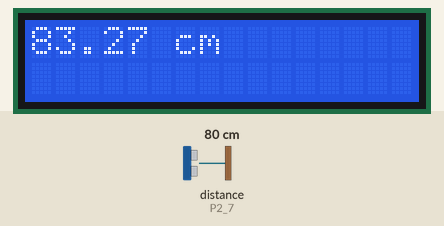
A sketch run on a simulated TI MSP430 LaunchPad. Parts: 16×2 character LCD. Wiring (inferred from the names in the program): ultrasonic range finder: trigger P1_6; echo P2_7. The test bench sets the inputs (shaded band); at power-on: distance to the obstacle (sensor on P2_7) 80 cm. The echo pulse lasts 58.3 µs per cm.

Above: at 1.6 s.
1.7 s: distance to the obstacle (sensor on P2_7) set to 2 cm
At 3.0 s:
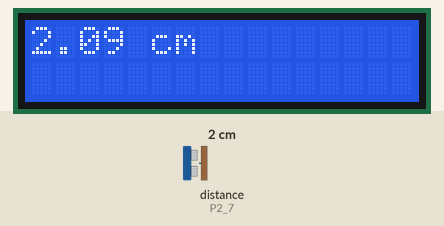
3.5 s: distance to the obstacle (sensor on P2_7) set to 4 cm
At 4.8 s:
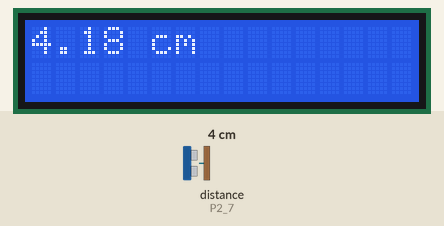
5.5 s: distance to the obstacle (sensor on P2_7) set to 9 cm
At 6.6 s:
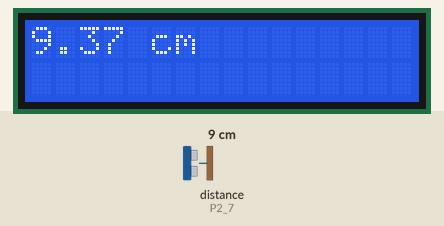
Timing chart, 0 to 8.5 s (numbered marks = the images above; inputs shaded):
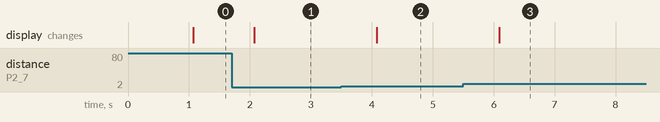

The sketch:

USFR_DISTANCE.ino
```cpp
#include <LiquidCrystal.h>

// initialize the library with the numbers of the interface pins
LiquidCrystal lcd(P2_0, P2_1, P2_2, P2_3, P2_4, P2_5);

#define echoPin P2_7 //echo pin
#define trigPin P1_6 //trig pin

long duration; //duration for the signal to return
float distance; //distance of the objbect

void setup() {
 lcd.begin(16, 2);
 pinMode(trigPin, OUTPUT); //set trig pin to output
 pinMode(echoPin, INPUT); //set echo pin to input
 digitalWrite(trigPin, LOW); //intialize the input pin to low
}
void loop() {
 delay(1000); //wait a seconds

 digitalWrite(trigPin, HIGH); //send out a pulse
 delayMicroseconds(10); //wait 10 microseconds
 digitalWrite(trigPin, LOW); //stop sending out the pulse
 duration = pulseIn(echoPin, HIGH); //Determine the pulse width
 distance = duration/56.01; // Calculate the distance to the object
 lcd.clear(); //print the distance
 lcd.setCursor(0, 0);
 lcd.print(distance);
 lcd.print(" cm");

}
```

Measured:
- after the input at 1.7 s, the display: changes after 0.37 s (image 1)
- after the input at 3.5 s, the display: changes after 0.58 s (image 2)
- after the input at 5.5 s, the display: changes after 0.59 s (image 3)
